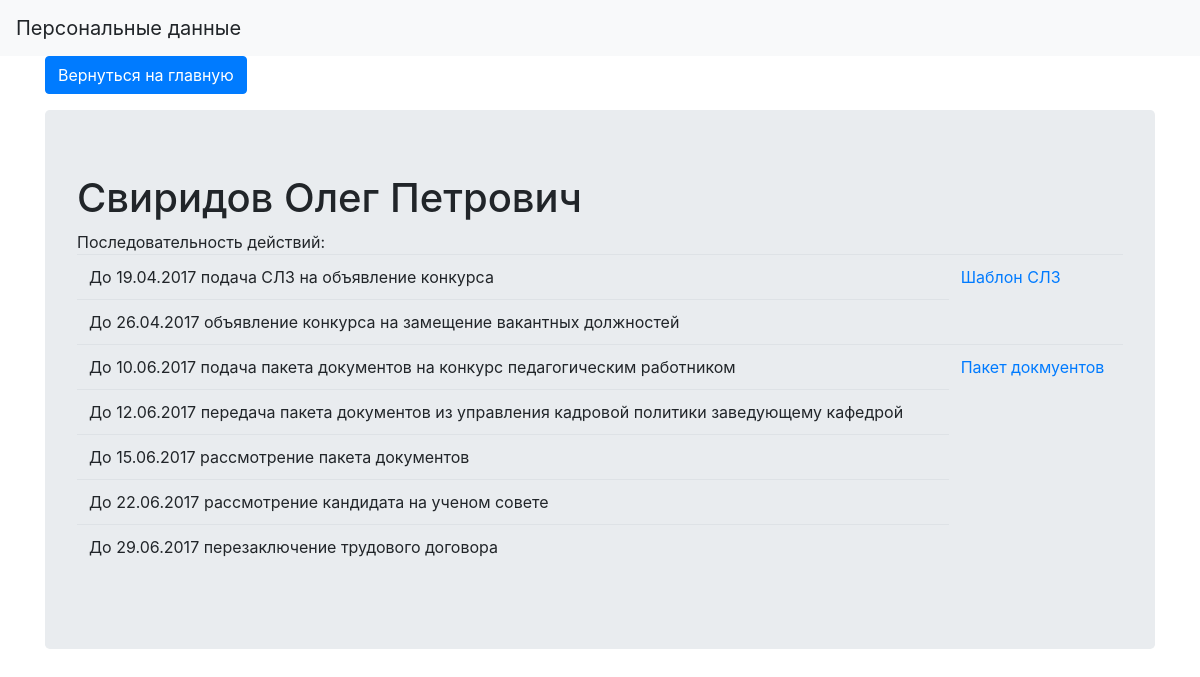
Screenshot of /personalInformation.php?id=1 with the database file from the repository.
### tables this page shows
CREATE TABLE `Contract` (
  `idContract` int(11) NOT NULL,
  `Teacher` int(11) NOT NULL,
  `ConditionOfAttraction` int(11) NOT NULL,
  `ExpirationOfTheTerm` date NOT NULL
);

CREATE TABLE `Teacher` (
  `PersonnelNumber` int(11) NOT NULL,
  `LastName` varchar(50) NOT NULL,
  `FirstName` varchar(50) NOT NULL,
  `Patronymic` varchar(50) DEFAULT NULL,
  `Address` varchar(100) DEFAULT NULL,
  `Phone` varchar(45) DEFAULT NULL,
  `Rank` int(11) DEFAULT NULL,
  `Position` int(11) NOT NULL,
  `Degree` int(11) DEFAULT NULL
);

### personalInformation.php (the view, shortened to what this page needs)
<?php
$db = require('connect.php');
?>
<html>
<head>
    <link rel="stylesheet" href="https://stackpath.bootstrapcdn.com/bootstrap/4.1.1/css/bootstrap.min.css"
>
</head>
<body>
<nav class="navbar navbar-expand-lg navbar-light bg-light">
    <a class="navbar-brand">Персональные данные</a>
</nav>
<div class="container">
    <form action="/index.php">
        <button class="btn btn-primary" type="submit">Вернуться на главную</button>
    </form>
    <div class="Jumbotron">
        <?php
        if (isset($_GET['id'])) {
            $query = $db->prepare('
				SELECT Teacher.lastName, Teacher.FirstName, Teacher.patronymic, Contract.ExpirationOfTheTerm
				FROM Teacher
				inner join Contract on Teacher.PersonnelNumber = Contract.Teacher
				where Teacher.PersonnelNumber = :id
			');
            $query->execute(['id' => $_GET['id']]);
            $teacher = $query->fetch();
            echo "<h1>";
            echo $teacher['lastName'] . " " . $teacher['FirstName'] . " " . $teacher['patronymic'];
            echo "</h1>";
            echo "Последовательность действий:<br>";
            $date = date_create($teacher['ExpirationOfTheTerm']);
            echo "<table class='table'>";
            echo "<tbody>";
            $date = date_add($date, date_interval_create_from_date_string("-72 days"));
            echo "<tr><td>До " . $date->format("d.m.Y") . " подача СЛЗ на объявление конкурса</td>";
            echo "<td><a href=\"Служебная записка на объявление конкурса.docx\">Шаблон СЛЗ</a></td></tr>";
            $date = date_add($date, date_interval_create_from_date_string("7 days"));
            echo "<tr><td>До " . $date->format("d.m.Y") . " объявление конкурса на замещение вакантных должностей</td></tr>";
            $date = date_add($date, date_interval_create_from_date_string("45 days"));
            echo "<tr><td>До " . $date->format("d.m.Y") . " подача пакета документов на конкурс педагогическим работником</td>";
            echo "<td><a href=\"Пакет документов.rar\">Пакет докмуентов</a></td></tr>";
            $date = date_add($date, date_interval_create_from_date_string("2 days"));
            echo "<tr><td>До " . $date->format("d.m.Y") . " передача пакета документов из управления кадровой политики заведующему кафедрой</td></tr>";
            $date = date_add($date, date_interval_create_from_date_string("3 days"));
            echo "<tr><td> До " . $date->format("d.m.Y") . " рассмотрение пакета документов</td></tr>";
            $date = date_add($date, date_interval_create_from_date_string("7 days"));
            echo "<tr><td>До " . $date->format("d.m.Y") . " рассмотрение кандидата на ученом совете </td></tr>";
            $date = date_add($date, date_interval_create_from_date_string("7 days"));
            echo "<tr><td>До " . $date->format("d.m.Y") . " перезаключение трудового договора</td></tr>";
            echo "</tbody>";
            echo "</table>";
        }
        ?>
    </div>
</div>
</body>
</html>

### rows the page displays
contract: Teacher.LastName "Свиридов", Teacher.FirstName "Олег", Teacher.Patronymic "Петрович", ExpirationOfTheTerm "19.04.2017", ExpirationOfTheTerm "26.04.2017", ExpirationOfTheTerm "10.06.2017", ExpirationOfTheTerm "12.06.2017", ExpirationOfTheTerm "15.06.2017", ExpirationOfTheTerm "22.06.2017", ExpirationOfTheTerm "29.06.2017"
